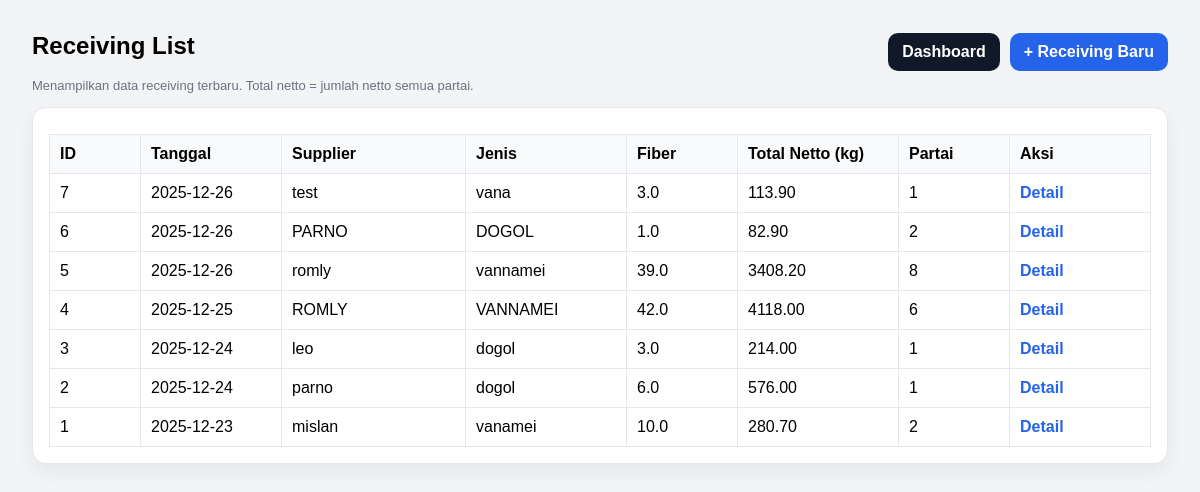
The app's page /receiving/list (signed in), older data.
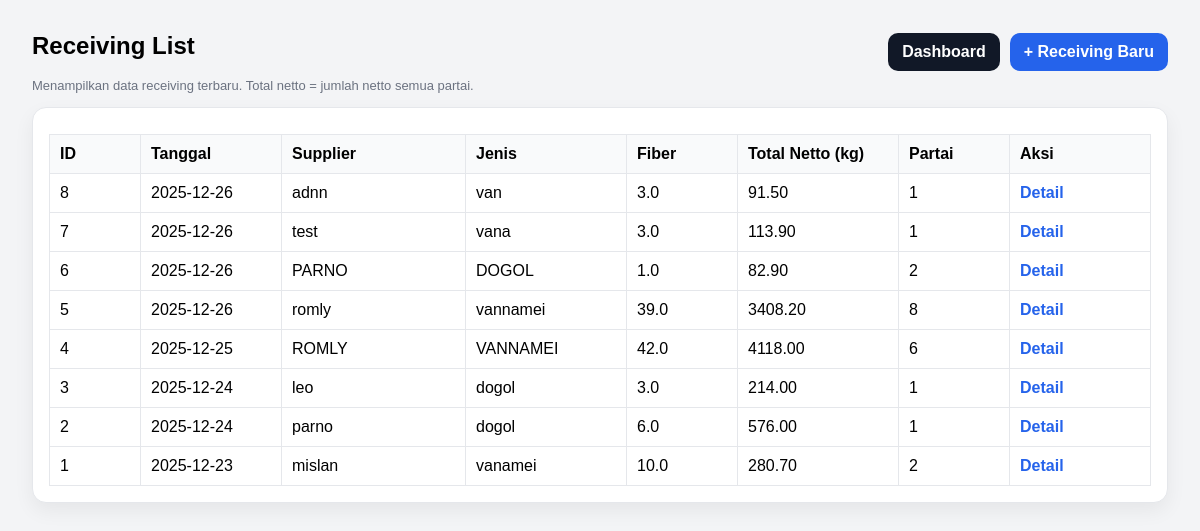
The same page, newer data.
### tables this page shows
CREATE TABLE receiving_header (
            id INTEGER PRIMARY KEY AUTOINCREMENT,
            tanggal TEXT NOT NULL,
            supplier TEXT NOT NULL,
            jenis TEXT,
            fiber REAL,
            created_at TEXT DEFAULT (datetime('now','localtime'))
        );

### app.py (the view)
@app.route("/receiving/list")
def receiving_list():
    if not require_login():
        return redirect(url_for("login"))
    conn = get_conn()
    rows = conn.execute("""
        SELECT
            h.id,
            h.tanggal,
            h.supplier,
            h.jenis,
            h.fiber,
            COALESCE(SUM(COALESCE(p.netto, 0)), 0) AS total_netto,
            COUNT(p.id) AS jml_partai
        FROM receiving_header h
        LEFT JOIN receiving_partai p ON p.header_id = h.id
        GROUP BY h.id
        ORDER BY h.id DESC
    """).fetchall()
    conn.close()
    return render_template("receiving_list.html", rows=[dict(r) for r in rows])

### app.py (called while the page is built)
def require_login():
    return "user" in session

### db.py (called while the page is built)
def get_conn():
    conn = sqlite3.connect(DB_NAME)
    conn.row_factory = sqlite3.Row
    return conn

### templates/receiving_list.html (shortened to what this page needs)
<!doctype html>
<html lang="id">
<head>
</head>
<body>
  <div class="top">
    <h2>Receiving List</h2>
    <div style="display:flex; gap:10px;">
      <a class="btn btn-secondary" href="/dashboard">Dashboard</a>
      <a class="btn btn-primary" href="/menu1">+ Receiving Baru</a>
    </div>
  </div>
  <div class="muted">Menampilkan data receiving terbaru. Total netto = jumlah netto semua partai.</div>
  <div class="card" style="margin-top:14px;">
    <table>
      <thead>
        <tr>
          <th style="width:70px;">ID</th>
          <th style="width:120px;">Tanggal</th>
          <th>Supplier</th>
          <th style="width:140px;">Jenis</th>
          <th style="width:90px;">Fiber</th>
          <th style="width:140px;">Total Netto (kg)</th>
          <th style="width:90px;">Partai</th>
          <th style="width:120px;">Aksi</th>
        </tr>
      </thead>
      <tbody>
        {% for r in rows %}
        <tr>
          <td>{{ r.id }}</td>
          <td>{{ r.tanggal }}</td>
          <td>{{ r.supplier }}</td>
          <td>{{ r["jenis"] or "-" }}</td>
          <td>{{ r["fiber"] if r["fiber"] is not none else "-" }}</td>
          <td>{{ "%.2f"|format(r["total_netto"] or 0) }}</td>
          <td>{{ r["jml_partai"] }}</td>
          <td class="actions">
            <a href="/receiving/{{ r.id }}">Detail</a>
          </td>
        </tr>
        {% endfor %}
      </tbody>
    </table>
  </div>
</body>
</html>

### templates/receiving_list.html (style rules this page uses)
body { font-family: Arial, sans-serif; padding: 24px; background:#f3f4f6; }
h2 { margin:0 0 12px 0; }
.card { background:white; border:1px solid #e5e7eb; border-radius:14px; padding:16px; box-shadow: 0 8px 20px rgba(0,0,0,0.06); }
table { width: 100%; border-collapse: collapse; margin-top: 10px; }
th, td { border: 1px solid #e5e7eb; padding: 10px; text-align: left; }
th { background:#f9fafb; }
.top { display:flex; justify-content:space-between; align-items:center; gap:12px; }
.btn { padding: 10px 14px; border: 0; border-radius: 10px; cursor: pointer; font-weight: 600; text-decoration:none; display:inline-block; }
.btn-primary { background: #2563eb; color: white; }
.btn-secondary { background: #111827; color: white; }
.muted { color:#6b7280; font-size:13px; margin-top:6px; }
.actions a { color:#2563eb; text-decoration:none; font-weight:600; }

Row changes from the older to the newer data that the page shows:
added receiving_header: id "8", tanggal "2025-12-26", supplier "adnn", jenis "van", fiber "3.0", r "91.50", jml_partai "1"
